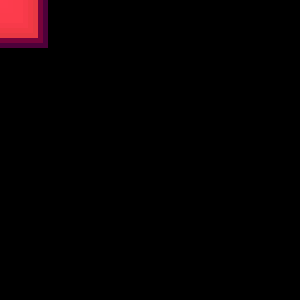
Frame 1 (no input)
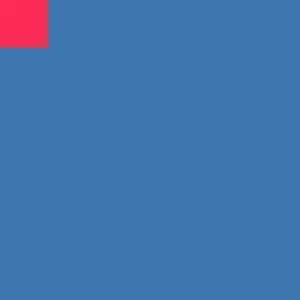
Frame 60 (the mouse pressed at the canvas centre just before this capture)
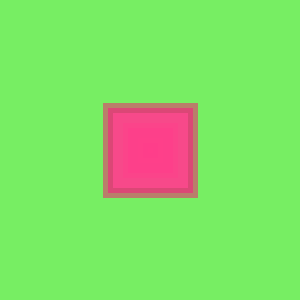
Frame 120 (the mouse held since frame 60 and released just before this capture)

The Processing sketch that drew these frames (run headless with seeded random() and noise(); from frame 60 on, the mouse is pressed at the canvas centre):

// Processing sketch: jour_1_c_rect
// ── jour_1_c_rect.pde

void setup(){
  size(300,300) ;
} 

int r, g, b ;
void draw() {
  background(r,g,b) ;
  change_couleur_bg() ;

  
  int pos_x = mouseX ;
  int pos_y = mouseY ;
  
  for( int i  = 0 ; i < 10 ; i = i +1 ) {
    int rouge = 255 ;
    int vert =  (int)random(255) ;
    int bleu =  (int)random(255) ;
    int alpha = (int)random(255) ;
    int size_square =  10 *i +5 ;
    aspect(rouge,vert,bleu,alpha) ;
    square(pos_x, pos_y, size_square) ;
    println(i) ;
  }
}
// ── aspect.pde
void aspect(int alpha) {
  fill(125, 20, 40, alpha) ;
  stroke(0) ;
  strokeWeight(1) ;
}

void aspect(int r, int g, int b, int a) {
  fill(r, g, b, a) ;
  noStroke() ;
}
// ── background.pde
void change_couleur_bg() {
  r = couleur(r, 1) ;
  g = couleur(g, 2) ;
  b = couleur(b, 3) ;
}
// local method
int couleur(int arg_couleur, int var) {
  arg_couleur += var;
  if(arg_couleur > 255) arg_couleur = 0 ;
  return arg_couleur ;
}
// ── rectangle.pde
void square(int pos_x, int pos_y, int size) {
  pos_x -= size/2 ;
  pos_y -= size/2 ;
  rect(pos_x, pos_y, size,size) ;
}
